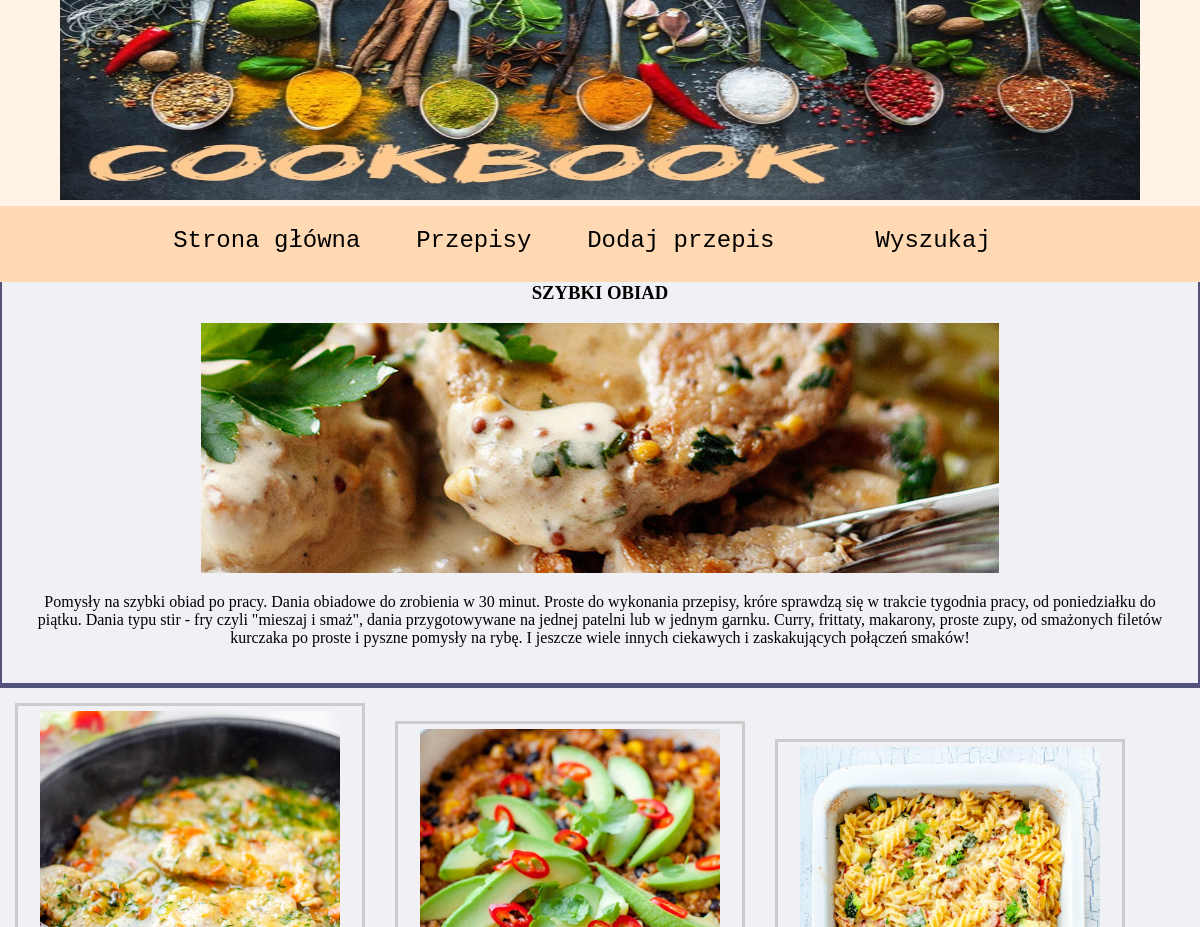
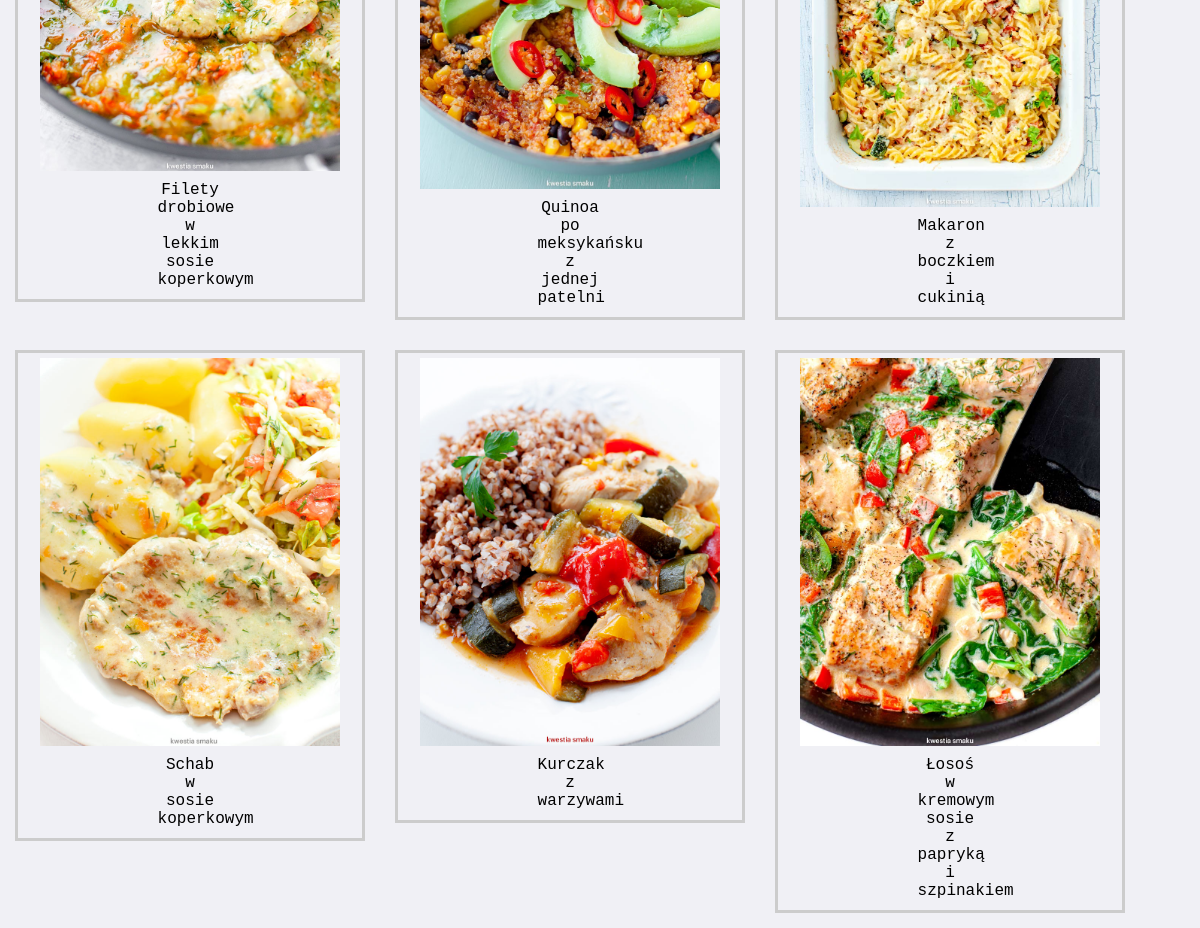
Screenshot of /szybkiobiad.php with the database file from the repository (2 pictures, top to bottom).
### tables this page shows
CREATE TABLE `przepis` (
  `id` int(11) UNSIGNED NOT NULL,
  `kategoria` text NOT NULL,
  `nazwa_przepisu` text NOT NULL,
  `przygotowanie` text NOT NULL,
  `skladniki` varchar(1500) NOT NULL,
  `photo` varchar(40) NOT NULL
);

### szybkiobiad.php (the view, shortened to what this page needs)
<!DOCTYPE html>
<html>
<head>
<link rel="stylesheet" href="subpagestyle.css">
<link rel="stylesheet" href="mainstyle.css">
</head>
<body>
<header>
  <img src="front2.jpg" alt="front" style="height:200px;width:90%;"/>
</header>
<section>
  <nav>
     <a href="index.php">Strona główna</a>
     <div class="dropdown">
  <button class="dropbtn">Przepisy</button>
</div>
     <a href="addRecipe.php">Dodaj przepis</a>
      <a href="wynik.php">Wyszukaj</a>
  </nav>
      <article>
         <h1>SZYBKI OBIAD</h1>
        <img src="szybki_obiad.jpg" />
        <p>Pomysły na szybki obiad po pracy. Dania obiadowe do zrobienia w 30 minut. Proste do wykonania przepisy,
            króre sprawdzą się w trakcie tygodnia pracy, od poniedziałku do piątku. Dania typu stir - fry czyli "mieszaj i smaż", dania przygotowywane na jednej patelni lub w jednym garnku. Curry, frittaty, makarony, proste zupy, od smażonych filetów kurczaka po proste i pyszne pomysły na rybę. I jeszcze wiele innych ciekawych i zaskakujących połączeń smaków!</p>
    </article>
    <?php
require_once 'connection.php';
$conn = new mysqli($servername, $username, $password, $dbname);
$conn->set_charset("utf8");
$sql = "SELECT id, nazwa_przepisu,photo FROM przepis WHERE kategoria= 'szybki obiad'";
$result = $conn->query($sql);
if ($result->num_rows > 0) {
    while($row = $result->fetch_assoc()) {
        echo "<div class='recipes'>";
        if(!empty($row['photo'])){
         echo "<img src='obrazy/".$row['photo']."' width='400'/>";}
        echo  "<div class='desc'>". "<a href=post.php?id=" . $row["id"] . ">" . $row["nazwa_przepisu"] . "</a>" ;
        echo "</div>";
        echo "</div>"."</br>";
    }
}
?>
</section>
    </body>
</html>

### subpagestyle.css (style rules this page uses)
* { box-sizing: border-box; }
body { background-color: #f0f0f5; margin: 0; font-family: Courier New; }
header { float: left; background-color: #577284; color: white; font-size: 20px; text-align: center; font-family:Courier New; width: 100%; }
nav { float: left; width: 100%; height: 100%; font-size: 150%; background: #ffd9b3; padding: 0px; }
.dropbtn { background-color: lightslategray; color: white; padding: 16px; font-size: 16px; border: none; }
.dropdown { position: relative; display: inline-block; }
article { border: 3px solid #ccc; text-align: center; font-family:Courier New; }
div.recipes { margin: 15px; border: 3px solid #ccc; float:left; width: 350px; text-align: center; padding: 5px; }
div.recipes img { width: 90%; height: auto; }
div.desc { padding: 5px; text-align: center; }

### mainstyle.css (style rules this page uses)
* { box-sizing: border-box; }
body { background-color: #f0f0f5; margin: 0; font-family: Courier New; }
header { float: left; background-color: #fff2e6; color: black; font-size: 20px; text-align: center; font-family:Courier New; width: 100%; }
nav { float: left ; width: 100%; height: 100%; font-size: 150%; background: #ffd9b3; padding: 5px; text-align: center; }
a:link, a:visited { color: black; width: 20%; text-decoration: none; height: 50px; display:inline-block; }
.dropbtn { background-color: #ffd9b3; color: black; padding: 16px; font-size: 100%; border: none; font-family: Courier New; }
.dropdown { position: relative; display: inline-block; font-family: Courier New; }
article { font-family: Bradley Hand, cursive; text-align:center; background-color: #f0f0f5; padding: 20px; padding-top:10px; width: 100%; border-left: 2px solid #52527a; border-right: 2px solid #52527a; border-top: 5px solid #52527a; border-bottom: 5px solid #52527a; }

### rows the page displays
przepis: photo (picture), nazwa_przepisu "Filety drobiowe w lekkim sosie koperkowym"
przepis: photo (picture), nazwa_przepisu "Quinoa po meksykańsku z jednej patelni"
przepis: photo (picture), nazwa_przepisu "Makaron z boczkiem i cukinią"
przepis: photo (picture), nazwa_przepisu "Schab w sosie koperkowym"
przepis: photo (picture), nazwa_przepisu "Kurczak z warzywami"
przepis: photo (picture), nazwa_przepisu "Łosoś w kremowym sosie z papryką i szpinakiem"
